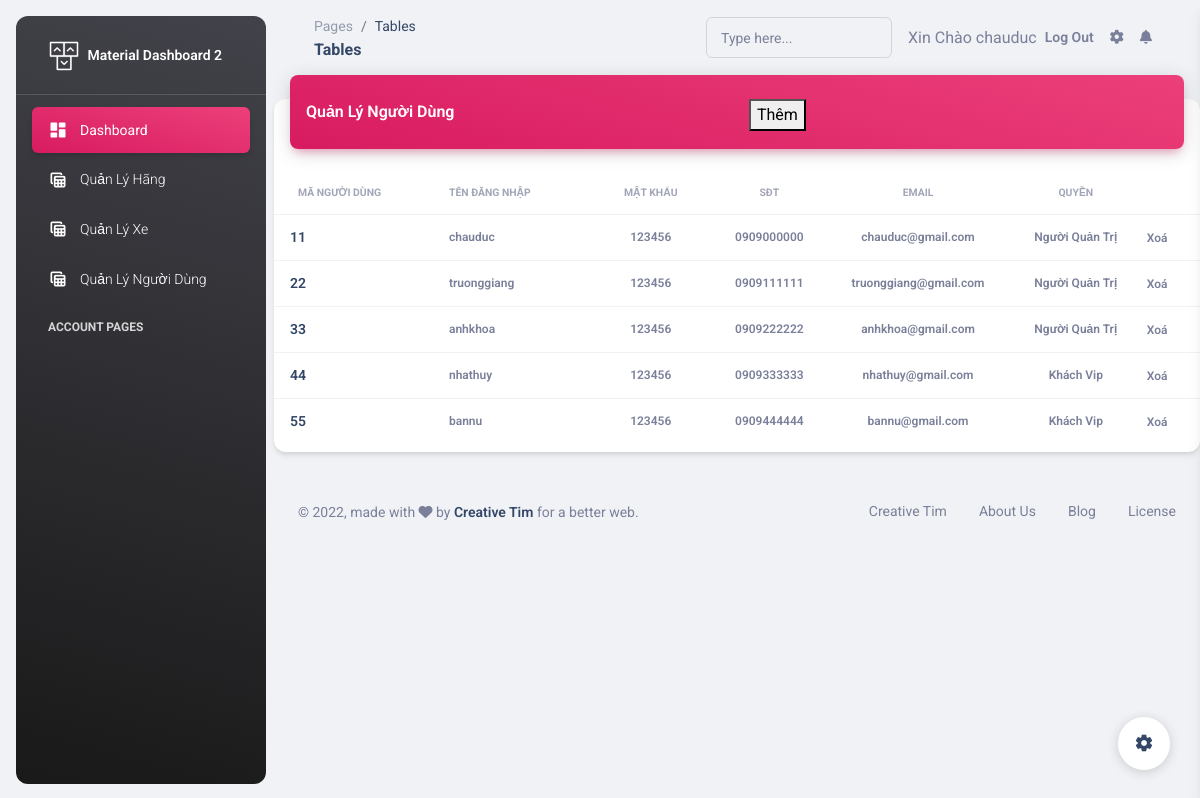
Screenshot of /admin/index.php?controller=user (signed in) with the database file from the repository.
### tables this page shows
CREATE TABLE `user` (
  `idUser` int(11) NOT NULL,
  `userName` varchar(20) NOT NULL,
  `pass` varchar(20) NOT NULL,
  `phoneUser` varchar(12) NOT NULL,
  `emailUser` varchar(50) NOT NULL,
  `role` bit(1) NOT NULL,
  `addressUser` varchar(50) NOT NULL,
  `gender` bit(1) NOT NULL,
  `image` text NOT NULL
);

### admin/class/db.php (called while the page is built, shortened)
<?php
class db{
    protected static $pdo;
    public function __construct()
    {
            self::$pdo= new PDO('mysql:host='.HOST.';dbname=' . DB, USER,PW);
            self::$pdo->query('set names utf8');
    }
    protected function selectQuery($sql, $arr=[])
    {
        $stm = self::$pdo->prepare($sql);
        $stm->execute($arr);
        return $stm->fetchAll(PDO::FETCH_ASSOC);
    }
}

### admin/class/user.php (called while the page is built, shortened)
<?php
class user extends db
{
    function getAll()
    {
        return $this->selectQuery('select * from user');
    }
}

### admin/views-ad/user/index.php (the view)
<div class="row">
    <div class="col-12">
        <div class="card my-4">
            <div class="card-header p-0 position-relative mt-n4 mx-3 z-index-2">
                <div class="bg-gradient-primary shadow-primary border-radius-lg pt-4 pb-3">
                    <div class="row" style="display: flex;">
                        <div class="col-md-6">
                            <h6 class="text-white text-capitalize ps-3">Quản Lý Người Dùng</h6>
                        </div>
                        <div class="col-md-6">
                            <a href="index.php?controller=user&action=insertuser">
                                <button type="submit">Thêm</button>
                            </a>
                        </div>
                    </div>
                </div>
            </div>
            <div class="card-body px-0 pb-2">
                <div class="table-responsive p-0">
                    <table class="table align-items-center mb-0">
                        <thead>
                            <tr>
                                <th class="text-uppercase text-secondary text-xxs font-weight-bolder opacity-7">Mã Người Dùng</th>
                                <th class="text-uppercase text-secondary text-xxs font-weight-bolder opacity-7 ps-2">Tên Đăng Nhập</th>
                                <th class="text-center text-uppercase text-secondary text-xxs font-weight-bolder opacity-7">Mật Khẩu</th>
                                <th class="text-center text-uppercase text-secondary text-xxs font-weight-bolder opacity-7">SĐT</th>
                                <th class="text-center text-uppercase text-secondary text-xxs font-weight-bolder opacity-7">Email</th>
                                <th class="text-center text-uppercase text-secondary text-xxs font-weight-bolder opacity-7">Quyền</th>
                                <th class="text-secondary opacity-7"></th>
                            </tr>
                        </thead>
                        <tbody>
                            <?php
                            foreach ($dataUser as $du) {
                            ?>
                                <tr>
                                    <td class="align-middle text-center">
                                        <div class="d-flex px-2 py-1">
                                            <div class="d-flex flex-column justify-content-center">
                                                <h6 class="mb-0 text-sm"><?php echo $du['idUser'] ?></h6>
                                            </div>
                                        </div>
                                    </td>
                                    <td>
                                        <p class="text-xs font-weight-bold mb-0"><?php echo $du['userName'] ?></p>
                                    </td>
                                    <td class="align-middle text-center">
                                        <p class="text-xs font-weight-bold mb-0"><?php echo $du['pass'] ?></p>
                                    </td>
                                    <td class="align-middle text-center">
                                        <p class="text-xs font-weight-bold mb-0"><?php echo $du['phoneUser'] ?></p>
                                    </td>
                                    <td class="align-middle text-center">
                                        <p class="text-xs font-weight-bold mb-0"><?php echo $du['emailUser'] ?></p>
                                    </td>
                                    <td class="align-middle text-center">
                                        <?php
                                        if ($du['role'] == 1) {
                                        ?>
                                            <p class="text-xs font-weight-bold mb-0"><?php echo 'Người Quản Trị' ?></p>
                                        <?php
                                        } else {
                                        ?>
                                            <p class="text-xs font-weight-bold mb-0"><?php echo 'Khách Vip' ?></p>
                                        <?php
                                        }
                                        ?>
                                    </td>
                                    <td class="align-middle">
                                        <a href="index.php?controller=user&action=deleteuser&id=<?php echo $du['idUser'] ?>" class="text-secondary font-weight-bold text-xs" data-toggle="tooltip" data-original-title="Edit user">
                                            Xoá
                                        </a>
                                    </td>
                                </tr>
                            <?php
                            }
                            ?>
                        </tbody>
                    </table>
                </div>
            </div>
        </div>
    </div>
</div>

### rows the page displays
user: idUser "11", userName "chauduc", pass "123456", phoneUser "0909000000", emailUser "chauduc@gmail.com", role "Người Quản Trị"
user: idUser "22", userName "truonggiang", pass "123456", phoneUser "0909111111", emailUser "truonggiang@gmail.com", role "Người Quản Trị"
user: idUser "33", userName "anhkhoa", pass "123456", phoneUser "0909222222", emailUser "anhkhoa@gmail.com", role "Người Quản Trị"
user: idUser "44", userName "nhathuy", pass "123456", phoneUser "0909333333", emailUser "nhathuy@gmail.com", role "Khách Vip"
user: idUser "55", userName "bannu", pass "123456", phoneUser "0909444444", emailUser "bannu@gmail.com", role "Khách Vip"

### other values shown
$_SESSION['admin'] "chauduc"
